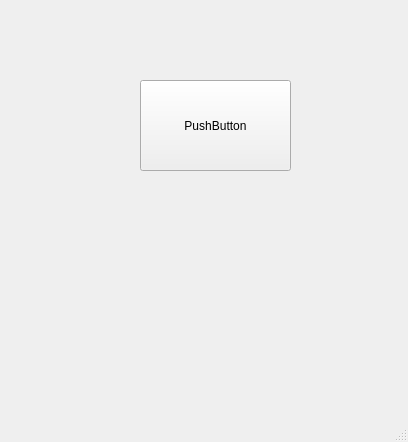
<?xml version="1.0" encoding="UTF-8"?>
<ui version="4.0">
 <class>MainWindow</class>
 <widget class="QMainWindow" name="MainWindow">
  <property name="geometry">
   <rect>
    <x>0</x>
    <y>0</y>
    <width>408</width>
    <height>442</height>
   </rect>
  </property>
  <property name="windowTitle">
   <string>MainWindow</string>
  </property>
  <widget class="QWidget" name="centralwidget">
   <widget class="QPushButton" name="linkkk">
    <property name="geometry">
     <rect>
      <x>140</x>
      <y>80</y>
      <width>151</width>
      <height>91</height>
     </rect>
    </property>
    <property name="text">
     <string>PushButton</string>
    </property>
   </widget>
  </widget>
  <widget class="QMenuBar" name="menubar">
   <property name="geometry">
    <rect>
     <x>0</x>
     <y>0</y>
     <width>408</width>
     <height>21</height>
    </rect>
   </property>
  </widget>
  <widget class="QStatusBar" name="statusbar"/>
 </widget>
 <resources/>
 <connections/>
</ui>
